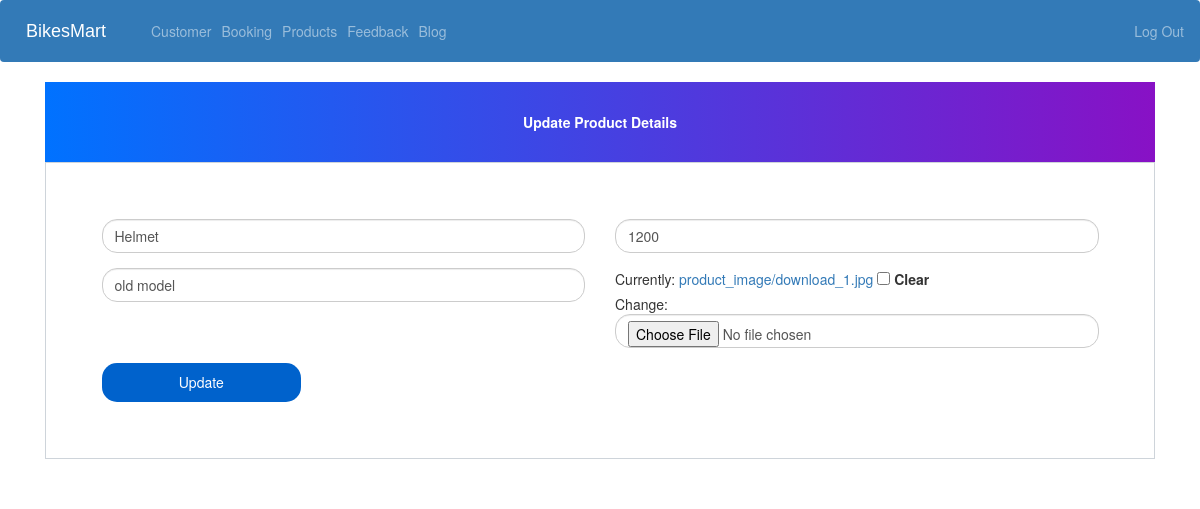
Page /update-product/3 (signed in) on the committed database.
### ecom/models.py (models this page shows, shortened)
class Product(models.Model):
    name=models.CharField(max_length=40)
    product_image= models.ImageField(upload_to='product_image/',null=True,blank=True)
    price = models.PositiveIntegerField()
    description=models.CharField(max_length=40)

### ecom/views.py (the view)
# urls.py: path('update-product/<int:pk>', views.update_product_view,name='update-product'),
@login_required(login_url='adminlogin')
def update_product_view(request,pk):
    product=models.Product.objects.get(id=pk)
    productForm=forms.ProductForm(instance=product)
    if request.method=='POST':
        productForm=forms.ProductForm(request.POST,request.FILES,instance=product)
        if productForm.is_valid():
            productForm.save()
            return redirect('admin-products')
    return render(request,'ecom/admin_update_product.html',{'productForm':productForm})

### ecom/forms.py
class ProductForm(forms.ModelForm):
    class Meta:
        model=models.Product
        fields=['name','price','description','product_image']

### templates/ecom/admin_update_product.html (shortened to what this page needs)
{% extends 'ecom/admin_base.html' %}
{% load widget_tweaks %}
{% block content %}
<head>
  <link href="//netdna.bootstrapcdn.com/bootstrap/3.0.0/css/bootstrap.min.css" rel="stylesheet" id="bootstrap-css">
</head>
<form method="post" enctype="multipart/form-data">
  <div class="container register-form">
    <div class="form">
      <div class="note">
        <p>Update Product Details</p>
      </div>
      <div class="form-content">
        <div class="row">
          <div class="col-md-6">
            <div class="form-group">
              {% render_field productForm.name class="form-control" placeholder="Product Name" %}
            </div>
            <div class="form-group">
              {% render_field productForm.description class="form-control" placeholder="Description" %}
            </div>
          </div>
          <div class="col-md-6">
            <div class="form-group">
              {% render_field productForm.price class="form-control" placeholder="Price" %}
            </div>
            <div class="form-group">
              {% render_field productForm.product_image class="form-control" placeholder="product_image" %}
            </div>
          </div>
        </div>
        <button type="submit" class="btnSubmit">Update</button>
      </div>
    </div>
  </div>
</form>
{% endblock content %}

### templates/ecom/admin_base.html (style rules this page uses)
p { text-align: center; }

### templates/ecom/admin_update_product.html (style rules this page uses)
a:link { text-decoration: none; }
.note { text-align: center; height: 80px; background: -webkit-linear-gradient(left, #0072ff, #8811c5); color: #fff; font-weight: bold; line-height: 80px; }
.form-content { padding: 5%; border: 1px solid #ced4da; margin-bottom: 2%; }
.form-control { border-radius: 1.5rem; }
.btnSubmit { border: none; border-radius: 1.5rem; padding: 1%; width: 20%; cursor: pointer; background: #0062cc; color: #fff; }

### rows in the picture
Product: name "Helmet", description "old model", price "1200"
